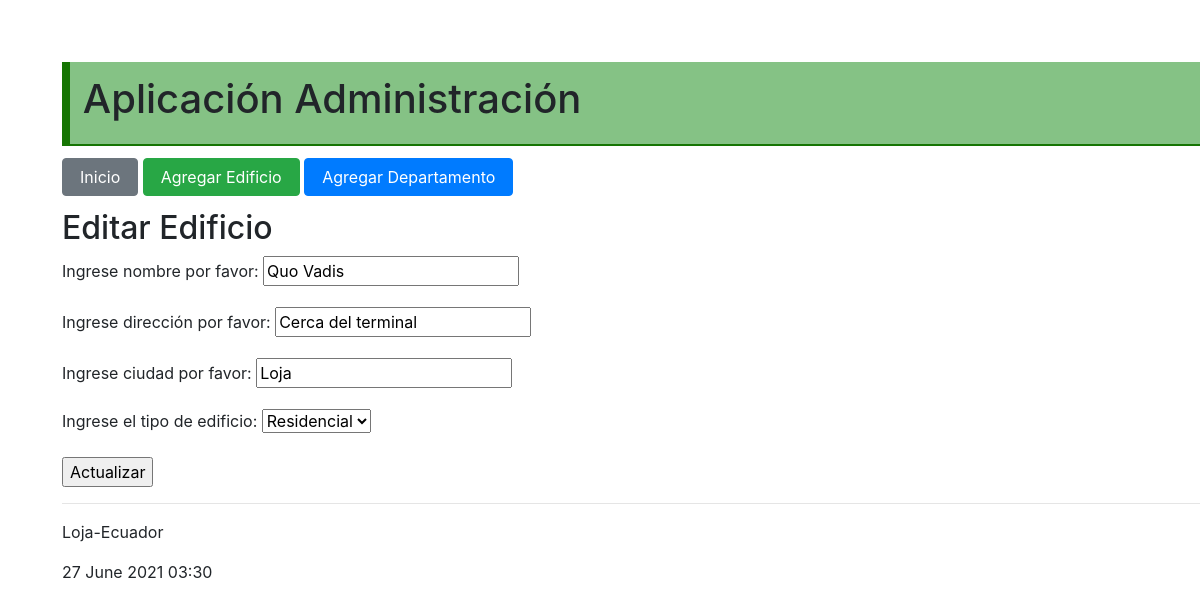
The app's page /editar_edificio/4, older data.
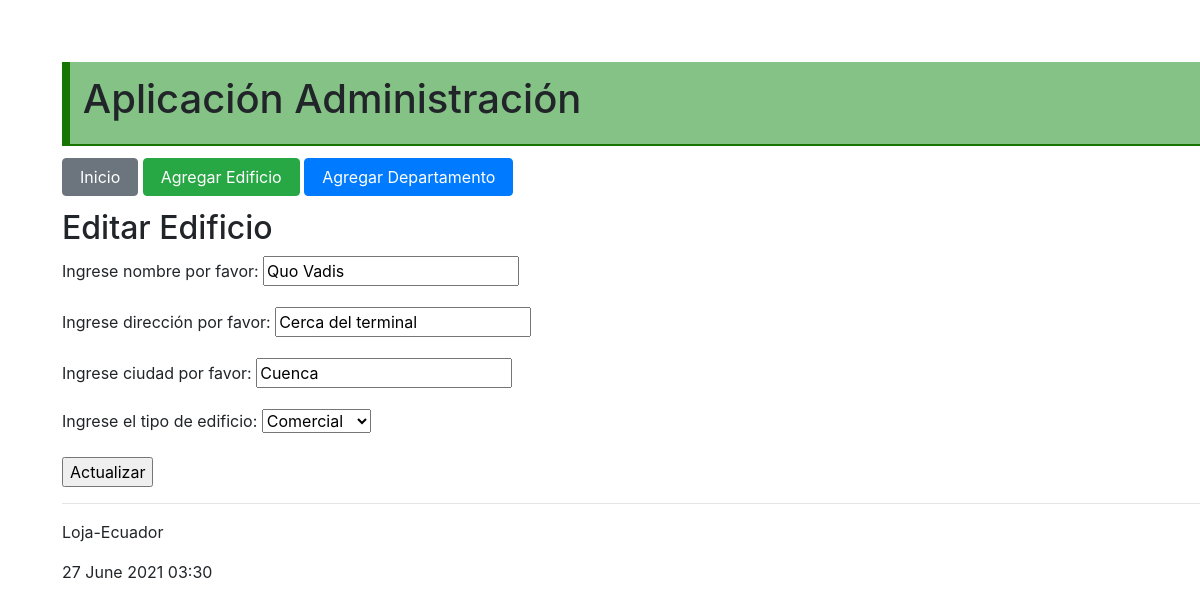
The same page, newer data.
### administrativo/models.py (models this page shows, shortened)
class Edificio(models.Model):
    tipo_edificio = (
        ('residencial', 'Residencial'),
        ('comercial', 'Comercial'),
        )
    nombre = models.CharField(max_length=30)
    direccion = models.CharField(max_length=50)
    ciudad = models.CharField(max_length=30)
    tipo = models.CharField("Tipo Edificio",max_length=30, \
            choices=tipo_edificio)

### administrativo/views.py (the view)
# urls.py: path('editar_edificio/<int:id>', views.editar_edificio,
def editar_edificio(request, id):
    estudiante = Edificio.objects.get(pk=id)
    if request.method=='POST':
        formulario = EdificioForm(request.POST, instance=estudiante)
        print(formulario.errors)
        if formulario.is_valid():
            formulario.save()
            return redirect(index)
    else:
        formulario = EdificioForm(instance=estudiante)
    diccionario = {'formulario': formulario}
    return render(request, 'editarEdificio.html', diccionario)

### administrativo/forms.py (shortened to what this page needs)
class EdificioForm(ModelForm):
    class Meta:
        model = Edificio
        fields = ['nombre', 'direccion', 'ciudad', 'tipo']
        labels = {
            'nombre': _('Ingrese nombre por favor'),
            'direccion': _('Ingrese dirección por favor'),
            'ciudad': _('Ingrese ciudad por favor'),
            'tipo': _('Ingrese el tipo de edificio'),
        }

### administrativo/templates/editarEdificio.html (shortened to what this page needs)
{% extends "master.html" %}
{% block content %}
<h2>Editar Edificio</h3>
<form action="" method="post">
  {{formulario.as_p}}
  <p><input type='submit' value='Actualizar'/></p>
</form>
<hr>
{% endblock %}

Row changes from the older to the newer data that the page shows:
changed Edificio "Quo Vadis": ciudad "Loja" → "Cuenca"; tipo "Residencial" → "Comercial"
